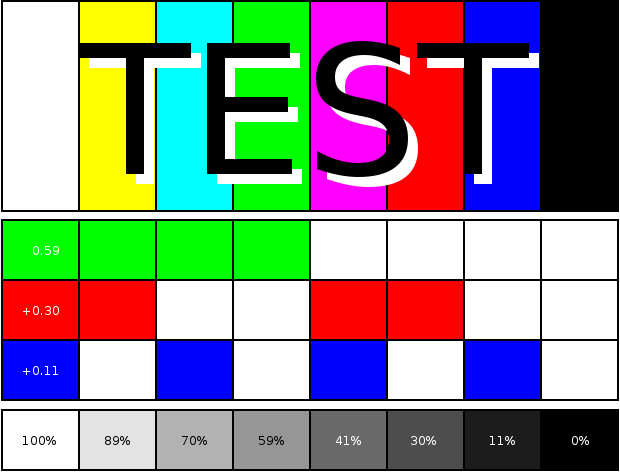
#> input picture test.png, 620 x 472 px
$ python 'laly code.py'
#> lines starting #> are read from the running program, lines starting #| are printed output that depends on the picture
import PIL
from PIL import Image
import numpy as np
import scipy as sp
import os
from math import log10, sqrt

def load(filename):
#> called with filename = 'test.png'
    toLoad = Image.open(filename)
#> toLoad is the input picture: PIL image 620x472 RGB; mean R, G, B 136.9, 136.4, 136
    return np.asarray(toLoad)

# [5 lines left out: function psnr, not called in this run]

def dct2(a):
    return sp.fft.dct(sp.fft.dct(a, axis=0, norm='ortho'), axis=1, norm='ortho')

def idct2(a):
    return sp.fft.idct(sp.fft.idct(a, axis=0, norm='ortho'), axis=1, norm='ortho')

# [20 lines left out: functions Y, Cb, Cr, not called in this run]

def YCbCr(mat):
    MatYCbCr = np.empty((mat.shape[0], mat.shape[1], 3))
    for i in range(mat.shape[0]):
        for j in range(mat.shape[1]):
            R = 0.299 * mat[i, j, 0] + 0.587 * mat[i, j, 1] + 0.114 * mat[i, j, 2]
            Cb = -0.1687 * mat[i, j, 0] - 0.3313 * mat[i, j, 1] + 0.5 * mat[i, j, 2] + 128
            Cr = 0.5 * mat[i, j, 0] - 0.4187 * mat[i, j, 1] - 0.0813 * mat[i, j, 2] + 128
            MatYCbCr[i, j] = [R, Cb, Cr]
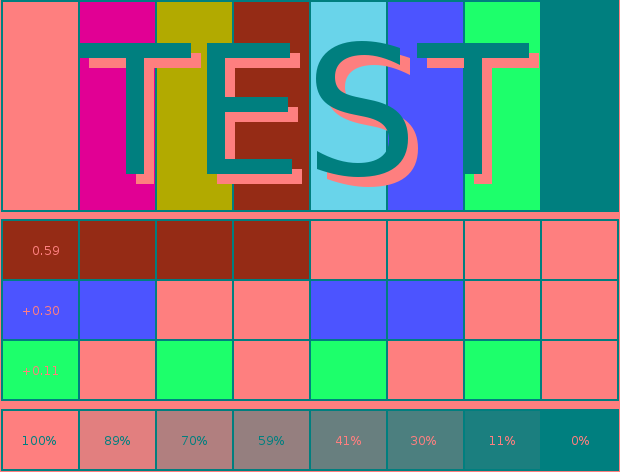
#> MatYCbCr: shape (472, 620, 3) float64; mean R, G, B 136.5, 127.7, 128.3; drawn with min black and max white
    return MatYCbCr

def RGB2(mat):
    MatRGB = np.empty((mat.shape[0], mat.shape[1], 3))
    for i in range(mat.shape[0]):
        for j in range(mat.shape[1]):
            R = mat[i, j, 0] + 1.402 * (mat[i, j, 2] - 128)
            G = mat[i, j, 0] - 0.34414 * (mat[i, j, 1] - 128) - 0.71414 * (mat[i, j, 2] - 128)
            B = mat[i, j, 0] + 1.772 * (mat[i, j, 1] - 128)
            MatRGB[i, j] = (np.uint8(np.clip(R, 0.0, 255.0)), np.uint8(np.clip(G, 0.0, 255.0)), np.uint8(np.clip(B, 0.0, 255.0)))
    return MatRGB

test = load("test.png")

# Conversion de l'image en YCbCr et RGB
test_yCbCr = YCbCr(test)
test_RGB = RGB2(test_yCbCr)

test = load("test.png")
Image.fromarray(test,'RGB').show()
Image.fromarray(test_yCbCr,'YCbCr').show()
Image.fromarray(test_RGB,'RGB').show()
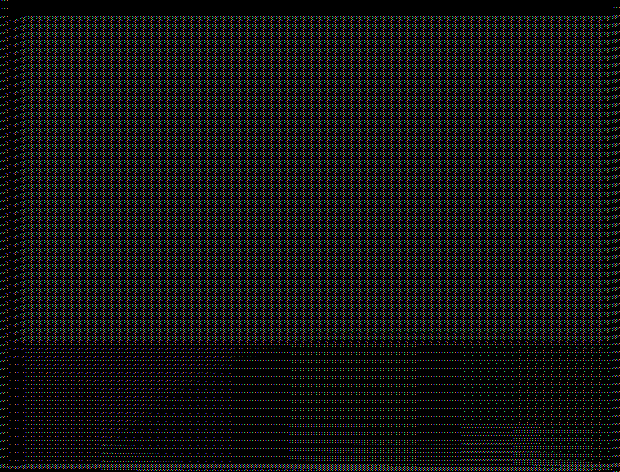
#> shown: PIL image 620x472 RGB; mean R, G, B 19.7, 20, 19.7


# [16 lines left out: functions add_padding, remove_padding, not called in this run]

#question 4
def matrice_sousechantillon(mat):
    matrice_se = mat[::2, ::2]
    return matrice_se

#Question 5
def matrice_2d(matrice):
    matrice_double = np.repeat(matrice, 2, axis=1)
    return matrice_double

#Question 6
def get_block(mat):
    indice = 8
    Liste_final=[]
    if mat.shape[0]%indice!=0 and mat.shape[1]%indice!=0:
        return "matrice non divisible par 8"
    else :
        for i in range (0,mat.shape[1]-1,indice):
            for j in range (0,mat.shape[0]-1,indice):
                Liste_final.append(mat[i:i+indice,j:j+indice])
    Liste_final=np.array(Liste_final)
    return Liste_final


matrice = np.array([[1,2,5,6,0,0,0,0],[3,4,7,8,0,0,0,0],[0,0,0,0,0,0,0,0],[0,0,0,0,0,0,0,0],[0,0,0,0,0,0,0,0],[0,0,0,0,0,0,0,0],[0,0,0,0,0,0,0,0],[0,0,0,0,0,0,0,0]])
print(get_block(matrice))

#question7
question7matrice = np.array([[1,2,5,6,0,0,0,0,1,2,5,6,0,0,0,0],[3,4,7,8,0,0,0,0,3,4,7,8,0,0,0,0],
                     [1,2,5,6,0,0,0,0,1,2,5,6,0,0,0,0],[3,4,7,8,0,0,0,0,3,4,7,8,0,0,0,0],
                     [1,2,5,6,0,0,0,0,1,2,5,6,0,0,0,0],[3,4,7,8,0,0,0,0,3,4,7,8,0,0,0,0],
                     [1,2,5,6,0,0,0,0,1,2,5,6,0,0,0,0],[3,4,7,8,0,0,0,0,3,4,7,8,0,0,0,0],
                     [1,2,5,6,0,0,0,0,1,2,5,6,0,0,0,0],[3,4,7,8,0,0,0,0,3,4,7,8,0,0,0,0],
                     [1,2,5,6,0,0,0,0,1,2,5,6,0,0,0,0],[3,4,7,8,0,0,0,0,3,4,7,8,0,0,0,0],
                     [1,2,5,6,0,0,0,0,1,2,5,6,0,0,0,0],[3,4,7,8,0,0,0,0,3,4,7,8,0,0,0,0],
                     [1,2,5,6,0,0,0,0,1,2,5,6,0,0,0,0],[3,4,7,8,0,0,0,0,3,4,7,8,0,0,0,0]])

def transform_frequence(liste_de_bloc):
    liste_final=[]
    for i in liste_de_bloc :
        liste_final.append(dct2(i))
    liste_final=np.array(liste_final)
    return liste_final


# [7 lines left out: function detransform_frequence, not called in this run]

matrice = np.array([[1,2,5,6,0,0,0,0],[3,4,7,8,0,0,0,0],[0,0,0,0,0,0,0,0],[0,0,0,0,0,0,0,0],[0,0,0,0,0,0,0,0],[0,0,0,0,0,0,0,0],[0,0,0,0,0,0,0,0],[0,0,0,0,0,0,0,0]])
listb = get_block(matrice)
print(listb)
listt = transform_frequence(listb)
print(listt)
listdt = transform_frequence(listt)
print(listdt)

#Question 8
# [24 lines left out: functions filter_coeff, compress_mode0, compress_mode1, not called in this run]


#Question 9
def compress(image,mode,seuil):
    imagemat = load(image)
    imageYCbCr=YCbCr(imagemat)
    listblockY = get_block(imageYCbCr[:,:,0])
    listblockCb=get_block(imageYCbCr[:,:,1])
    listblockCr=get_block(imageYCbCr[:,:,2])
    if mode==0:
        return (listblockY, listblockCb, listblockCr)
    if mode==1 :
        listblockY=filter_coeff(listblockY,seuil)
        return (listblockY, listblockCb, listblockCr)

    if mode==2:
        listblockY=filter_coeff(listblockY,seuil)

        listblockCb_ech=matrice_sousechantillon(imageYCbCr[:,:,1])
        listblockCb=filter_coeff(listblockCb_ech,seuil)

        listblockCr_ech=matrice_sousechantillon(imageYCbCr[:,:,2])
        listblockCr=filter_coeff(listblockCr_ech,seuil)
        return (listblockY, listblockCb, listblockCr)

#> (the run stopped early here; a loop or call above may not have finished)
